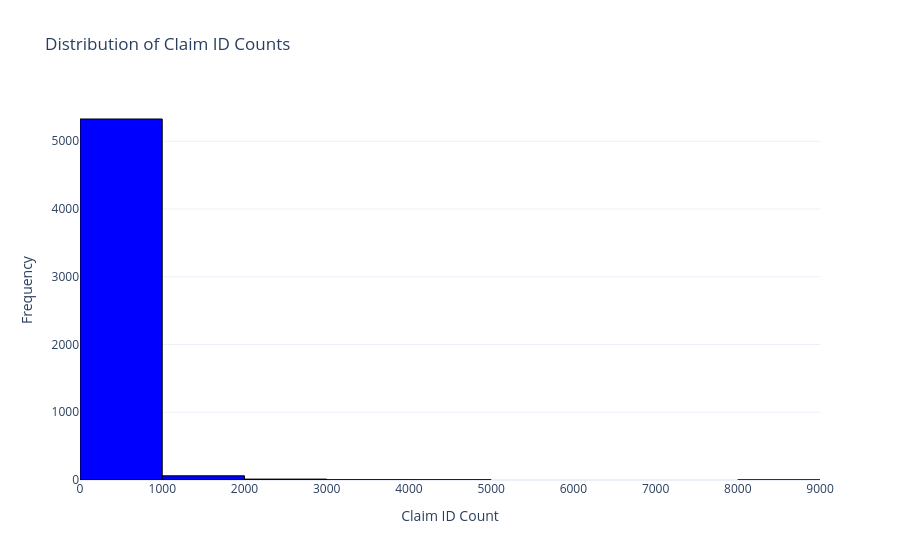

Source (notebook cell):
### Code cell
fig = go.Figure()

fig.add_trace(
    go.Histogram(
        x = df["ClaimId_count"],
        marker= dict(color = "blue", line = dict(width = 1, color = "black")),
        nbinsx=15
    )
)
# fig.update_xaxes(type = "log")
fig.update_layout(
    title = "Distribution of Claim ID Counts",
    xaxis_title = "Claim ID Count",
    yaxis_title = "Frequency",
    template = "plotly_white"
)

fig.show()

### Figure 1 — Plotly figure (JSON) as saved in the notebook; plotly's stock layout.template omitted (floating-point values rounded to 4 significant figures; data arrays with more than 128 entries replaced by an {"elided": "..."} marker saying what was removed)
{"data": [{"marker": {"color": "blue", "line": {"color": "black", "width": 1}}, "nbinsx": 15, "type": "histogram", "x": {"elided": "5410 int values"}}], "layout": {"title": {"text": "Distribution of Claim ID Counts"}, "xaxis": {"title": {"text": "Claim ID Count"}}, "yaxis": {"title": {"text": "Frequency"}}}}
